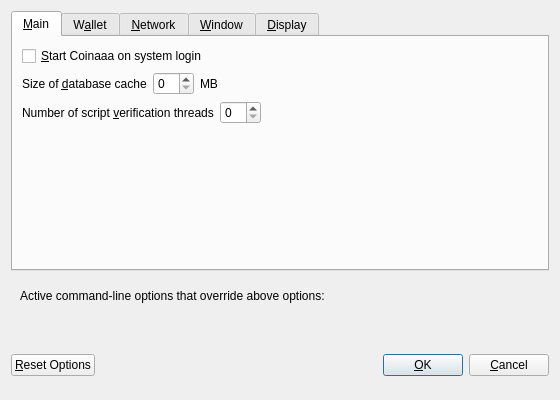
<?xml version="1.0" encoding="UTF-8"?>
<ui version="4.0">
 <class>OptionsDialog</class>
 <widget class="QDialog" name="OptionsDialog">
  <property name="geometry">
   <rect>
    <x>0</x>
    <y>0</y>
    <width>560</width>
    <height>400</height>
   </rect>
  </property>
  <property name="windowTitle">
   <string>Options</string>
  </property>
  <property name="modal">
   <bool>true</bool>
  </property>
  <layout class="QVBoxLayout" name="verticalLayout">
   <item>
    <widget class="QTabWidget" name="tabWidget">
     <property name="currentIndex">
      <number>0</number>
     </property>
     <widget class="QWidget" name="tabMain">
      <attribute name="title">
       <string>&amp;Main</string>
      </attribute>
      <layout class="QVBoxLayout" name="verticalLayout_Main">
       <item>
        <widget class="QCheckBox" name="coinaaaAtStartup">
         <property name="toolTip">
          <string>Automatically start Coinaaa after logging in to the system.</string>
         </property>
         <property name="text">
          <string>&amp;Start Coinaaa on system login</string>
         </property>
        </widget>
       </item>
       <item>
        <layout class="QHBoxLayout" name="horizontalLayout_2_Main">
         <item>
          <widget class="QLabel" name="databaseCacheLabel">
           <property name="text">
            <string>Size of &amp;database cache</string>
           </property>
           <property name="textFormat">
            <enum>Qt::PlainText</enum>
           </property>
           <property name="buddy">
            <cstring>databaseCache</cstring>
           </property>
          </widget>
         </item>
         <item>
          <widget class="QSpinBox" name="databaseCache"/>
         </item>
         <item>
          <widget class="QLabel" name="databaseCacheUnitLabel">
           <property name="text">
            <string>MB</string>
           </property>
           <property name="textFormat">
            <enum>Qt::PlainText</enum>
           </property>
          </widget>
         </item>
         <item>
          <spacer name="horizontalSpacer_2_Main">
           <property name="orientation">
            <enum>Qt::Horizontal</enum>
           </property>
           <property name="sizeHint" stdset="0">
            <size>
             <width>40</width>
             <height>20</height>
            </size>
           </property>
          </spacer>
         </item>
        </layout>
       </item>
       <item>
        <layout class="QHBoxLayout" name="horizontalLayout_3_Main">
         <item>
          <widget class="QLabel" name="threadsScriptVerifLabel">
           <property name="text">
            <string>Number of script &amp;verification threads</string>
           </property>
           <property name="textFormat">
            <enum>Qt::PlainText</enum>
           </property>
           <property name="buddy">
            <cstring>threadsScriptVerif</cstring>
           </property>
          </widget>
         </item>
         <item>
          <widget class="QSpinBox" name="threadsScriptVerif">
           <property name="toolTip">
            <string>(0 = auto, &lt;0 = leave that many cores free)</string>
           </property>
          </widget>
         </item>
         <item>
          <spacer name="horizontalSpacer_3_Main">
           <property name="orientation">
            <enum>Qt::Horizontal</enum>
           </property>
           <property name="sizeHint" stdset="0">
            <size>
             <width>40</width>
             <height>20</height>
            </size>
           </property>
          </spacer>
         </item>
        </layout>
       </item>
       <item>
        <spacer name="verticalSpacer_Main">
         <property name="orientation">
          <enum>Qt::Vertical</enum>
         </property>
         <property name="sizeHint" stdset="0">
          <size>
           <width>20</width>
           <height>40</height>
          </size>
         </property>
        </spacer>
       </item>
      </layout>
     </widget>
     <widget class="QWidget" name="tabWallet">
      <attribute name="title">
       <string>W&amp;allet</string>
      </attribute>
      <layout class="QVBoxLayout" name="verticalLayout_Wallet">
       <item>
        <widget class="QLabel" name="transactionFeeInfoLabel">
         <property name="text">
          <string>Optional transaction fee per kB that helps make sure your transactions are processed quickly. Most transactions are 1 kB.</string>
         </property>
         <property name="textFormat">
          <enum>Qt::PlainText</enum>
         </property>
         <property name="wordWrap">
          <bool>true</bool>
         </property>
        </widget>
       </item>
       <item>
        <layout class="QHBoxLayout" name="horizontalLayout_1_Wallet">
         <item>
          <widget class="QLabel" name="transactionFeeLabel">
           <property name="text">
            <string>Pay transaction &amp;fee</string>
           </property>
           <property name="textFormat">
            <enum>Qt::PlainText</enum>
           </property>
           <property name="buddy">
            <cstring>transactionFee</cstring>
           </property>
          </widget>
         </item>
         <item>
          <widget class="CoinaaaAmountField" name="transactionFee"/>
         </item>
         <item>
          <spacer name="horizontalSpacer_1_Wallet">
           <property name="orientation">
            <enum>Qt::Horizontal</enum>
           </property>
           <property name="sizeHint" stdset="0">
            <size>
             <width>40</width>
             <height>20</height>
            </size>
           </property>
          </spacer>
         </item>
        </layout>
       </item>
       <item>
        <spacer name="verticalSpacer_Wallet">
         <property name="orientation">
          <enum>Qt::Vertical</enum>
         </property>
         <property name="sizeHint" stdset="0">
          <size>
           <width>20</width>
           <height>40</height>
          </size>
         </property>
        </spacer>
       </item>
       <item>
        <widget class="QGroupBox" name="groupBox">
         <property name="title">
          <string>Expert</string>
         </property>
         <layout class="QVBoxLayout" name="verticalLayout_2">
          <item>
           <widget class="QCheckBox" name="coinControlFeatures">
            <property name="toolTip">
             <string>Whether to show coin control features or not.</string>
            </property>
            <property name="text">
             <string>Enable coin &amp;control features</string>
            </property>
           </widget>
          </item>
          <item>
           <widget class="QCheckBox" name="spendZeroConfChange">
            <property name="toolTip">
             <string>If you disable the spending of unconfirmed change, the change from a transaction cannot be used until that transaction has at least one confirmation. This also affects how your balance is computed.</string>
            </property>
            <property name="text">
             <string>&amp;Spend unconfirmed change</string>
            </property>
           </widget>
          </item>
         </layout>
        </widget>
       </item>
      </layout>
     </widget>
     <widget class="QWidget" name="tabNetwork">
      <attribute name="title">
       <string>&amp;Network</string>
      </attribute>
      <layout class="QVBoxLayout" name="verticalLayout_Network">
       <item>
        <widget class="QCheckBox" name="mapPortUpnp">
         <property name="toolTip">
          <string>Automatically open the Coinaaa client port on the router. This only works when your router supports UPnP and it is enabled.</string>
         </property>
         <property name="text">
          <string>Map port using &amp;UPnP</string>
         </property>
        </widget>
       </item>
       <item>
        <widget class="QCheckBox" name="connectSocks">
         <property name="toolTip">
          <string>Connect to the Coinaaa network through a SOCKS proxy.</string>
         </property>
         <property name="text">
          <string>&amp;Connect through SOCKS proxy (default proxy):</string>
         </property>
        </widget>
       </item>
       <item>
        <layout class="QHBoxLayout" name="horizontalLayout_1_Network">
         <item>
          <widget class="QLabel" name="proxyIpLabel">
           <property name="text">
            <string>Proxy &amp;IP:</string>
           </property>
           <property name="textFormat">
            <enum>Qt::PlainText</enum>
           </property>
           <property name="buddy">
            <cstring>proxyIp</cstring>
           </property>
          </widget>
         </item>
         <item>
          <widget class="QValidatedLineEdit" name="proxyIp">
           <property name="minimumSize">
            <size>
             <width>140</width>
             <height>0</height>
            </size>
           </property>
           <property name="maximumSize">
            <size>
             <width>140</width>
             <height>16777215</height>
            </size>
           </property>
           <property name="toolTip">
            <string>IP address of the proxy (e.g. IPv4: 127.0.0.1 / IPv6: ::1)</string>
           </property>
          </widget>
         </item>
         <item>
          <widget class="QLabel" name="proxyPortLabel">
           <property name="text">
            <string>&amp;Port:</string>
           </property>
           <property name="textFormat">
            <enum>Qt::PlainText</enum>
           </property>
           <property name="buddy">
            <cstring>proxyPort</cstring>
           </property>
          </widget>
         </item>
         <item>
          <widget class="QLineEdit" name="proxyPort">
           <property name="minimumSize">
            <size>
             <width>55</width>
             <height>0</height>
            </size>
           </property>
           <property name="maximumSize">
            <size>
             <width>55</width>
             <height>16777215</height>
            </size>
           </property>
           <property name="toolTip">
            <string>Port of the proxy (e.g. 9050)</string>
           </property>
          </widget>
         </item>
         <item>
          <widget class="QLabel" name="socksVersionLabel">
           <property name="text">
            <string>SOCKS &amp;Version:</string>
           </property>
           <property name="textFormat">
            <enum>Qt::PlainText</enum>
           </property>
           <property name="buddy">
            <cstring>socksVersion</cstring>
           </property>
          </widget>
         </item>
         <item>
          <widget class="QValueComboBox" name="socksVersion">
           <property name="toolTip">
            <string>SOCKS version of the proxy (e.g. 5)</string>
           </property>
          </widget>
         </item>
         <item>
          <spacer name="horizontalSpacer_1_Network">
           <property name="orientation">
            <enum>Qt::Horizontal</enum>
           </property>
           <property name="sizeHint" stdset="0">
            <size>
             <width>40</width>
             <height>20</height>
            </size>
           </property>
          </spacer>
         </item>
        </layout>
       </item>
       <item>
        <spacer name="verticalSpacer_Network">
         <property name="orientation">
          <enum>Qt::Vertical</enum>
         </property>
         <property name="sizeHint" stdset="0">
          <size>
           <width>20</width>
           <height>40</height>
          </size>
         </property>
        </spacer>
       </item>
      </layout>
     </widget>
     <widget class="QWidget" name="tabWindow">
      <attribute name="title">
       <string>&amp;Window</string>
      </attribute>
      <layout class="QVBoxLayout" name="verticalLayout_Window">
       <item>
        <widget class="QCheckBox" name="minimizeToTray">
         <property name="toolTip">
          <string>Show only a tray icon after minimizing the window.</string>
         </property>
         <property name="text">
          <string>&amp;Minimize to the tray instead of the taskbar</string>
         </property>
        </widget>
       </item>
       <item>
        <widget class="QCheckBox" name="minimizeOnClose">
         <property name="toolTip">
          <string>Minimize instead of exit the application when the window is closed. When this option is enabled, the application will be closed only after selecting Quit in the menu.</string>
         </property>
         <property name="text">
          <string>M&amp;inimize on close</string>
         </property>
        </widget>
       </item>
       <item>
        <spacer name="verticalSpacer_Window">
         <property name="orientation">
          <enum>Qt::Vertical</enum>
         </property>
         <property name="sizeHint" stdset="0">
          <size>
           <width>20</width>
           <height>40</height>
          </size>
         </property>
        </spacer>
       </item>
      </layout>
     </widget>
     <widget class="QWidget" name="tabDisplay">
      <attribute name="title">
       <string>&amp;Display</string>
      </attribute>
      <layout class="QVBoxLayout" name="verticalLayout_Display">
       <item>
        <layout class="QHBoxLayout" name="horizontalLayout_1_Display">
         <item>
          <widget class="QLabel" name="langLabel">
           <property name="text">
            <string>User Interface &amp;language:</string>
           </property>
           <property name="textFormat">
            <enum>Qt::PlainText</enum>
           </property>
           <property name="buddy">
            <cstring>lang</cstring>
           </property>
          </widget>
         </item>
         <item>
          <widget class="QValueComboBox" name="lang">
           <property name="toolTip">
            <string>The user interface language can be set here. This setting will take effect after restarting Coinaaa.</string>
           </property>
          </widget>
         </item>
        </layout>
       </item>
       <item>
        <layout class="QHBoxLayout" name="horizontalLayout_2_Display">
         <item>
          <widget class="QLabel" name="unitLabel">
           <property name="text">
            <string>&amp;Unit to show amounts in:</string>
           </property>
           <property name="textFormat">
            <enum>Qt::PlainText</enum>
           </property>
           <property name="buddy">
            <cstring>unit</cstring>
           </property>
          </widget>
         </item>
         <item>
          <widget class="QValueComboBox" name="unit">
           <property name="toolTip">
            <string>Choose the default subdivision unit to show in the interface and when sending coins.</string>
           </property>
          </widget>
         </item>
        </layout>
       </item>
       <item>
        <widget class="QCheckBox" name="displayAddresses">
         <property name="toolTip">
          <string>Whether to show Coinaaa addresses in the transaction list or not.</string>
         </property>
         <property name="text">
          <string>&amp;Display addresses in transaction list</string>
         </property>
        </widget>
       </item>
       <item>
        <spacer name="verticalSpacer_Display">
         <property name="orientation">
          <enum>Qt::Vertical</enum>
         </property>
         <property name="sizeHint" stdset="0">
          <size>
           <width>20</width>
           <height>40</height>
          </size>
         </property>
        </spacer>
       </item>
      </layout>
     </widget>
    </widget>
   </item>
   <item>
    <widget class="QFrame" name="frame">
     <layout class="QVBoxLayout" name="verticalLayout_Bottom">
      <item>
       <layout class="QHBoxLayout" name="horizontalLayout_Bottom">
        <item>
         <widget class="QLabel" name="overriddenByCommandLineInfoLabel">
          <property name="text">
           <string>Active command-line options that override above options:</string>
          </property>
          <property name="textFormat">
           <enum>Qt::PlainText</enum>
          </property>
         </widget>
        </item>
        <item>
         <spacer name="horizontalSpacer_Bottom">
          <property name="orientation">
           <enum>Qt::Horizontal</enum>
          </property>
          <property name="sizeHint" stdset="0">
           <size>
            <width>40</width>
            <height>20</height>
           </size>
          </property>
         </spacer>
        </item>
       </layout>
      </item>
      <item>
       <widget class="QLabel" name="overriddenByCommandLineLabel">
        <property name="text">
         <string/>
        </property>
        <property name="textFormat">
         <enum>Qt::PlainText</enum>
        </property>
        <property name="wordWrap">
         <bool>true</bool>
        </property>
       </widget>
      </item>
     </layout>
    </widget>
   </item>
   <item>
    <layout class="QHBoxLayout" name="horizontalLayout_Buttons">
     <item>
      <widget class="QPushButton" name="resetButton">
       <property name="toolTip">
        <string>Reset all client options to default.</string>
       </property>
       <property name="text">
        <string>&amp;Reset Options</string>
       </property>
       <property name="autoDefault">
        <bool>false</bool>
       </property>
      </widget>
     </item>
     <item>
      <spacer name="horizontalSpacer_1">
       <property name="orientation">
        <enum>Qt::Horizontal</enum>
       </property>
       <property name="sizeHint" stdset="0">
        <size>
         <width>40</width>
         <height>48</height>
        </size>
       </property>
      </spacer>
     </item>
     <item>
      <widget class="QLabel" name="statusLabel">
       <property name="minimumSize">
        <size>
         <width>200</width>
         <height>0</height>
        </size>
       </property>
       <property name="font">
        <font>
         <weight>75</weight>
         <bold>true</bold>
        </font>
       </property>
       <property name="text">
        <string/>
       </property>
       <property name="textFormat">
        <enum>Qt::PlainText</enum>
       </property>
       <property name="wordWrap">
        <bool>true</bool>
       </property>
      </widget>
     </item>
     <item>
      <spacer name="horizontalSpacer_2">
       <property name="orientation">
        <enum>Qt::Horizontal</enum>
       </property>
       <property name="sizeHint" stdset="0">
        <size>
         <width>40</width>
         <height>48</height>
        </size>
       </property>
      </spacer>
     </item>
     <item>
      <widget class="QPushButton" name="okButton">
       <property name="text">
        <string>&amp;OK</string>
       </property>
      </widget>
     </item>
     <item>
      <widget class="QPushButton" name="cancelButton">
       <property name="text">
        <string>&amp;Cancel</string>
       </property>
       <property name="autoDefault">
        <bool>false</bool>
       </property>
      </widget>
     </item>
    </layout>
   </item>
  </layout>
 </widget>
 <customwidgets>
  <customwidget>
   <class>CoinaaaAmountField</class>
   <extends>QLineEdit</extends>
   <header>coinaaaamountfield.h</header>
   <container>1</container>
  </customwidget>
  <customwidget>
   <class>QValidatedLineEdit</class>
   <extends>QLineEdit</extends>
   <header>qvalidatedlineedit.h</header>
  </customwidget>
  <customwidget>
   <class>QValueComboBox</class>
   <extends>QComboBox</extends>
   <header>qvaluecombobox.h</header>
  </customwidget>
 </customwidgets>
 <resources/>
 <connections/>
</ui>
